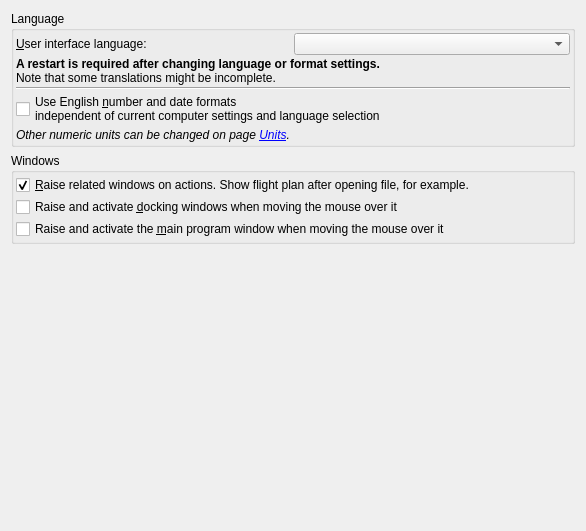
          <widget class="QWidget" name="scrollAreaWidgetContents_4">
           <property name="geometry">
            <rect>
             <x>0</x>
             <y>0</y>
             <width>586</width>
             <height>531</height>
            </rect>
           </property>
           <layout class="QVBoxLayout" name="verticalLayout_22">
            <item>
             <widget class="QGroupBox" name="groupBox_6">
              <property name="title">
               <string>Language</string>
              </property>
              <layout class="QGridLayout" name="gridLayout_6">
               <property name="leftMargin">
                <number>2</number>
               </property>
               <property name="topMargin">
                <number>2</number>
               </property>
               <property name="rightMargin">
                <number>2</number>
               </property>
               <property name="bottomMargin">
                <number>2</number>
               </property>
               <property name="spacing">
                <number>2</number>
               </property>
               <item row="0" column="1">
                <widget class="QComboBox" name="comboBoxOptionsGuiLanguage"/>
               </item>
               <item row="5" column="0" colspan="2">
                <widget class="QLabel" name="labelOptionsUnitsHint">
                 <property name="text">
                  <string>&lt;html&gt;&lt;head/&gt;&lt;body&gt;&lt;p&gt;&lt;img src=&quot;:/littlenavmap/resources/icons/bulb.svg&quot;/&gt;&lt;span style=&quot; font-style:italic;&quot;&gt;Other numeric units can be &lt;/span&gt;&lt;span style=&quot; font-style:italic;&quot;&gt;changed&lt;/span&gt;&lt;span style=&quot; font-style:italic;&quot;&gt; on page &lt;/span&gt;&lt;a href=&quot;lnm://units&quot;&gt;&lt;span style=&quot; font-style:italic; text-decoration: underline;&quot;&gt;Units&lt;/span&gt;&lt;/a&gt;&lt;span style=&quot; font-style:italic;&quot;&gt;.&lt;/span&gt;&lt;/p&gt;&lt;/body&gt;&lt;/html&gt;</string>
                 </property>
                 <property name="wordWrap">
                  <bool>true</bool>
                 </property>
                 <property name="margin">
                  <number>10</number>
                 </property>
                 <property name="textInteractionFlags">
                  <set>Qt::LinksAccessibleByMouse|Qt::TextSelectableByMouse</set>
                 </property>
                </widget>
               </item>
               <item row="4" column="0" colspan="2">
                <widget class="QCheckBox" name="checkBoxOptionsGuiOverrideLocale">
                 <property name="toolTip">
                  <string>Overrides local settings like number and date formats and forces English formats
which implies &quot;.&quot; as decimal separator, &quot;,&quot; as thousands separator, am/pm time and other changes.
A restart is required for the settings to take effect.</string>
                 </property>
                 <property name="text">
                  <string>Use English &amp;number and date formats
independent of current computer settings and language selection</string>
                 </property>
                </widget>
               </item>
               <item row="2" column="0" colspan="2">
                <widget class="QLabel" name="label_6">
                 <property name="text">
                  <string>&lt;b&gt;A restart is required after changing language or format settings.&lt;/b&gt;&lt;br/&gt;
Note that some translations might be incomplete.</string>
                 </property>
                 <property name="wordWrap">
                  <bool>true</bool>
                 </property>
                 <property name="margin">
                  <number>10</number>
                 </property>
                 <property name="textInteractionFlags">
                  <set>Qt::LinksAccessibleByMouse|Qt::TextSelectableByMouse</set>
                 </property>
                </widget>
               </item>
               <item row="0" column="0" alignment="Qt::AlignVCenter">
                <widget class="QLabel" name="label_8">
                 <property name="text">
                  <string>&amp;User interface language:</string>
                 </property>
                 <property name="wordWrap">
                  <bool>true</bool>
                 </property>
                 <property name="buddy">
                  <cstring>comboBoxOptionsGuiLanguage</cstring>
                 </property>
                </widget>
               </item>
               <item row="3" column="0" colspan="2">
                <widget class="Line" name="line_7">
                 <property name="orientation">
                  <enum>Qt::Horizontal</enum>
                 </property>
                </widget>
               </item>
              </layout>
             </widget>
            </item>
            <item>
             <widget class="QGroupBox" name="groupBox_17">
              <property name="title">
               <string>Windows</string>
              </property>
              <layout class="QVBoxLayout" name="verticalLayout_14">
               <property name="spacing">
                <number>2</number>
               </property>
               <property name="leftMargin">
                <number>2</number>
               </property>
               <property name="topMargin">
                <number>2</number>
               </property>
               <property name="rightMargin">
                <number>2</number>
               </property>
               <property name="bottomMargin">
                <number>2</number>
               </property>
               <item>
                <widget class="QCheckBox" name="checkBoxOptionsGuiRaiseWindows">
                 <property name="toolTip">
                  <string>This will open related windows and raise tabs on actions like
opening files, modifying the flight plan and other operations.</string>
                 </property>
                 <property name="text">
                  <string>&amp;Raise related windows on actions. Show flight plan after opening file, for example.</string>
                 </property>
                 <property name="checked">
                  <bool>true</bool>
                 </property>
                </widget>
               </item>
               <item>
                <widget class="QCheckBox" name="checkBoxOptionsGuiRaiseDockWindows">
                 <property name="toolTip">
                  <string/>
                 </property>
                 <property name="text">
                  <string>Raise and activate &amp;docking windows when moving the mouse over it</string>
                 </property>
                 <property name="checked">
                  <bool>false</bool>
                 </property>
                </widget>
               </item>
               <item>
                <widget class="QCheckBox" name="checkBoxOptionsGuiRaiseMainWindow">
                 <property name="toolTip">
                  <string/>
                 </property>
                 <property name="text">
                  <string>Raise and activate the &amp;main program window when moving the mouse over it</string>
                 </property>
                 <property name="checked">
                  <bool>false</bool>
                 </property>
                </widget>
               </item>
              </layout>
             </widget>
            </item>
            <item>
             <spacer name="verticalSpacer_2">
              <property name="orientation">
               <enum>Qt::Vertical</enum>
              </property>
              <property name="sizeHint" stdset="0">
               <size>
                <width>20</width>
                <height>0</height>
               </size>
              </property>
             </spacer>
            </item>
           </layout>
          </widget>
